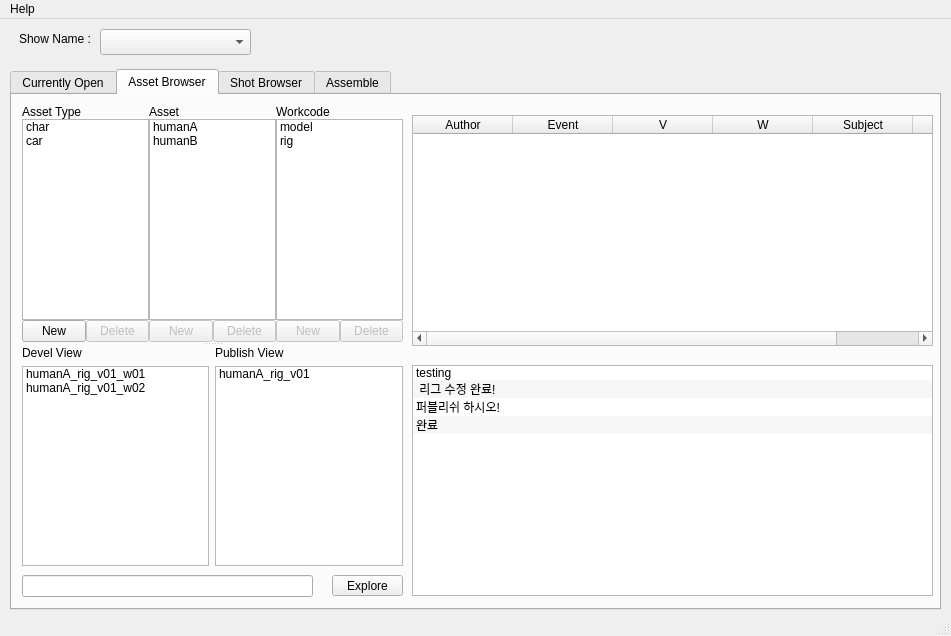
<?xml version="1.0" encoding="UTF-8"?>
<ui version="4.0">
 <class>ipipeline_GUI</class>
 <widget class="QMainWindow" name="ipipeline_GUI">
  <property name="geometry">
   <rect>
    <x>0</x>
    <y>0</y>
    <width>951</width>
    <height>636</height>
   </rect>
  </property>
  <property name="windowTitle">
   <string>iPipeline</string>
  </property>
  <widget class="QWidget" name="centralwidget">
   <widget class="QComboBox" name="projNameCombo">
    <property name="geometry">
     <rect>
      <x>100</x>
      <y>10</y>
      <width>151</width>
      <height>26</height>
     </rect>
    </property>
   </widget>
   <widget class="QLabel" name="label_16">
    <property name="geometry">
     <rect>
      <x>0</x>
      <y>10</y>
      <width>91</width>
      <height>20</height>
     </rect>
    </property>
    <property name="text">
     <string>Show Name :</string>
    </property>
    <property name="alignment">
     <set>Qt::AlignRight|Qt::AlignTrailing|Qt::AlignVCenter</set>
    </property>
   </widget>
   <widget class="QTabWidget" name="tabWidget">
    <property name="geometry">
     <rect>
      <x>10</x>
      <y>50</y>
      <width>931</width>
      <height>541</height>
     </rect>
    </property>
    <property name="currentIndex">
     <number>1</number>
    </property>
    <widget class="QWidget" name="tab">
     <attribute name="title">
      <string>Currently Open</string>
     </attribute>
     <widget class="QTextEdit" name="currOpenCommentField">
      <property name="geometry">
       <rect>
        <x>200</x>
        <y>320</y>
        <width>241</width>
        <height>111</height>
       </rect>
      </property>
     </widget>
     <widget class="QLabel" name="currOpenTitle">
      <property name="geometry">
       <rect>
        <x>10</x>
        <y>10</y>
        <width>131</width>
        <height>16</height>
       </rect>
      </property>
      <property name="text">
       <string>CURRENTLY OPEN:</string>
      </property>
     </widget>
     <widget class="QPushButton" name="currOpenSaveCommentButton">
      <property name="geometry">
       <rect>
        <x>320</x>
        <y>430</y>
        <width>121</width>
        <height>21</height>
       </rect>
      </property>
      <property name="text">
       <string>Save</string>
      </property>
     </widget>
     <widget class="QLabel" name="label_3">
      <property name="geometry">
       <rect>
        <x>200</x>
        <y>300</y>
        <width>171</width>
        <height>16</height>
       </rect>
      </property>
      <property name="text">
       <string>Currently Comment</string>
      </property>
     </widget>
     <widget class="QPushButton" name="currOpenClearCommentButton">
      <property name="geometry">
       <rect>
        <x>200</x>
        <y>430</y>
        <width>121</width>
        <height>21</height>
       </rect>
      </property>
      <property name="text">
       <string>Clear</string>
      </property>
     </widget>
     <widget class="QLabel" name="label_5">
      <property name="geometry">
       <rect>
        <x>10</x>
        <y>140</y>
        <width>62</width>
        <height>16</height>
       </rect>
      </property>
      <property name="text">
       <string>Actions</string>
      </property>
     </widget>
     <widget class="QLabel" name="label_6">
      <property name="geometry">
       <rect>
        <x>200</x>
        <y>140</y>
        <width>62</width>
        <height>16</height>
       </rect>
      </property>
      <property name="text">
       <string>History</string>
      </property>
     </widget>
     <widget class="QLineEdit" name="currOpenLocationField">
      <property name="geometry">
       <rect>
        <x>200</x>
        <y>480</y>
        <width>381</width>
        <height>22</height>
       </rect>
      </property>
      <property name="readOnly">
       <bool>true</bool>
      </property>
     </widget>
     <widget class="QPushButton" name="currOpenExploreButton">
      <property name="geometry">
       <rect>
        <x>590</x>
        <y>480</y>
        <width>114</width>
        <height>21</height>
       </rect>
      </property>
      <property name="text">
       <string>Explore</string>
      </property>
     </widget>
     <widget class="Line" name="line">
      <property name="geometry">
       <rect>
        <x>10</x>
        <y>130</y>
        <width>691</width>
        <height>16</height>
       </rect>
      </property>
      <property name="orientation">
       <enum>Qt::Horizontal</enum>
      </property>
     </widget>
     <widget class="QLabel" name="label">
      <property name="geometry">
       <rect>
        <x>150</x>
        <y>70</y>
        <width>62</width>
        <height>16</height>
       </rect>
      </property>
      <property name="text">
       <string>Prod:</string>
      </property>
     </widget>
     <widget class="QLineEdit" name="currOpenProdField">
      <property name="geometry">
       <rect>
        <x>210</x>
        <y>70</y>
        <width>101</width>
        <height>22</height>
       </rect>
      </property>
      <property name="readOnly">
       <bool>true</bool>
      </property>
     </widget>
     <widget class="QLineEdit" name="currOpenFileField">
      <property name="geometry">
       <rect>
        <x>380</x>
        <y>70</y>
        <width>71</width>
        <height>22</height>
       </rect>
      </property>
      <property name="readOnly">
       <bool>true</bool>
      </property>
     </widget>
     <widget class="QLabel" name="label_14">
      <property name="geometry">
       <rect>
        <x>470</x>
        <y>70</y>
        <width>62</width>
        <height>16</height>
       </rect>
      </property>
      <property name="text">
       <string>Version:</string>
      </property>
     </widget>
     <widget class="QLineEdit" name="currOpenVerField">
      <property name="geometry">
       <rect>
        <x>530</x>
        <y>70</y>
        <width>31</width>
        <height>22</height>
       </rect>
      </property>
      <property name="readOnly">
       <bool>true</bool>
      </property>
     </widget>
     <widget class="QLabel" name="label_19">
      <property name="geometry">
       <rect>
        <x>10</x>
        <y>100</y>
        <width>62</width>
        <height>16</height>
       </rect>
      </property>
      <property name="text">
       <string>Level 1:</string>
      </property>
     </widget>
     <widget class="QLineEdit" name="currOpenLevel1Field">
      <property name="geometry">
       <rect>
        <x>70</x>
        <y>100</y>
        <width>71</width>
        <height>22</height>
       </rect>
      </property>
      <property name="readOnly">
       <bool>true</bool>
      </property>
     </widget>
     <widget class="QLabel" name="label_26">
      <property name="geometry">
       <rect>
        <x>150</x>
        <y>100</y>
        <width>62</width>
        <height>16</height>
       </rect>
      </property>
      <property name="text">
       <string>Level 2:</string>
      </property>
     </widget>
     <widget class="QLineEdit" name="currOpenLevel2Field">
      <property name="geometry">
       <rect>
        <x>210</x>
        <y>100</y>
        <width>101</width>
        <height>22</height>
       </rect>
      </property>
      <property name="readOnly">
       <bool>true</bool>
      </property>
     </widget>
     <widget class="QLabel" name="label_27">
      <property name="geometry">
       <rect>
        <x>320</x>
        <y>100</y>
        <width>62</width>
        <height>16</height>
       </rect>
      </property>
      <property name="text">
       <string>Level 3:</string>
      </property>
     </widget>
     <widget class="QLineEdit" name="currOpenLevel3Field">
      <property name="geometry">
       <rect>
        <x>380</x>
        <y>100</y>
        <width>71</width>
        <height>22</height>
       </rect>
      </property>
      <property name="readOnly">
       <bool>true</bool>
      </property>
     </widget>
     <widget class="QLineEdit" name="currOpenWipField">
      <property name="geometry">
       <rect>
        <x>570</x>
        <y>70</y>
        <width>31</width>
        <height>22</height>
       </rect>
      </property>
      <property name="readOnly">
       <bool>true</bool>
      </property>
     </widget>
     <widget class="QTableWidget" name="currOpenHistoryTable">
      <property name="geometry">
       <rect>
        <x>200</x>
        <y>160</y>
        <width>501</width>
        <height>131</height>
       </rect>
      </property>
      <property name="editTriggers">
       <set>QAbstractItemView::NoEditTriggers</set>
      </property>
      <property name="selectionBehavior">
       <enum>QAbstractItemView::SelectRows</enum>
      </property>
      <column>
       <property name="text">
        <string>Author</string>
       </property>
      </column>
      <column>
       <property name="text">
        <string>Event</string>
       </property>
      </column>
      <column>
       <property name="text">
        <string>V</string>
       </property>
      </column>
      <column>
       <property name="text">
        <string>W</string>
       </property>
      </column>
      <column>
       <property name="text">
        <string>Subject</string>
       </property>
      </column>
      <column>
       <property name="text">
        <string>Date</string>
       </property>
      </column>
     </widget>
     <widget class="QLineEdit" name="currOpenSubjectField">
      <property name="geometry">
       <rect>
        <x>530</x>
        <y>100</y>
        <width>161</width>
        <height>22</height>
       </rect>
      </property>
      <property name="readOnly">
       <bool>true</bool>
      </property>
     </widget>
     <widget class="QLabel" name="label_28">
      <property name="geometry">
       <rect>
        <x>470</x>
        <y>100</y>
        <width>62</width>
        <height>16</height>
       </rect>
      </property>
      <property name="text">
       <string>Subject:</string>
      </property>
     </widget>
     <widget class="QLineEdit" name="currOpenProjectField">
      <property name="geometry">
       <rect>
        <x>70</x>
        <y>70</y>
        <width>71</width>
        <height>22</height>
       </rect>
      </property>
      <property name="readOnly">
       <bool>true</bool>
      </property>
     </widget>
     <widget class="QLabel" name="label_31">
      <property name="geometry">
       <rect>
        <x>10</x>
        <y>70</y>
        <width>62</width>
        <height>16</height>
       </rect>
      </property>
      <property name="text">
       <string>Project:</string>
      </property>
     </widget>
     <widget class="QLabel" name="label_10">
      <property name="geometry">
       <rect>
        <x>10</x>
        <y>40</y>
        <width>71</width>
        <height>16</height>
       </rect>
      </property>
      <property name="text">
       <string>File name:</string>
      </property>
     </widget>
     <widget class="QLabel" name="currOpenFileNameLabel">
      <property name="geometry">
       <rect>
        <x>80</x>
        <y>40</y>
        <width>611</width>
        <height>16</height>
       </rect>
      </property>
      <property name="text">
       <string/>
      </property>
     </widget>
     <widget class="QLabel" name="label_32">
      <property name="geometry">
       <rect>
        <x>320</x>
        <y>70</y>
        <width>62</width>
        <height>16</height>
       </rect>
      </property>
      <property name="text">
       <string>File:</string>
      </property>
     </widget>
     <widget class="QTextEdit" name="currOpenCommentHistoryField">
      <property name="geometry">
       <rect>
        <x>460</x>
        <y>320</y>
        <width>241</width>
        <height>111</height>
       </rect>
      </property>
     </widget>
     <widget class="QLabel" name="label_4">
      <property name="geometry">
       <rect>
        <x>460</x>
        <y>300</y>
        <width>151</width>
        <height>16</height>
       </rect>
      </property>
      <property name="text">
       <string>Selected Comment</string>
      </property>
     </widget>
     <widget class="QPushButton" name="currOpenClearSelectedCommentButton">
      <property name="geometry">
       <rect>
        <x>460</x>
        <y>430</y>
        <width>121</width>
        <height>21</height>
       </rect>
      </property>
      <property name="text">
       <string>Clear</string>
      </property>
     </widget>
     <widget class="QPushButton" name="currOpenSaveSelectedCommentButton">
      <property name="geometry">
       <rect>
        <x>580</x>
        <y>430</y>
        <width>121</width>
        <height>21</height>
       </rect>
      </property>
      <property name="text">
       <string>Save</string>
      </property>
     </widget>
     <widget class="QPushButton" name="refreshOpenedButton">
      <property name="geometry">
       <rect>
        <x>140</x>
        <y>10</y>
        <width>81</width>
        <height>27</height>
       </rect>
      </property>
      <property name="text">
       <string>Refresh Info</string>
      </property>
     </widget>
     <widget class="QPushButton" name="currOpenSaveDevelButton">
      <property name="geometry">
       <rect>
        <x>10</x>
        <y>160</y>
        <width>181</width>
        <height>25</height>
       </rect>
      </property>
      <property name="styleSheet">
       <string>background-color: rgb(98, 151, 121);</string>
      </property>
      <property name="text">
       <string>Save Devel</string>
      </property>
     </widget>
     <widget class="QPushButton" name="currOpenCloseButton">
      <property name="geometry">
       <rect>
        <x>10</x>
        <y>190</y>
        <width>181</width>
        <height>25</height>
       </rect>
      </property>
      <property name="text">
       <string>Close</string>
      </property>
     </widget>
     <widget class="QPushButton" name="currOpenSavePublishButton">
      <property name="geometry">
       <rect>
        <x>10</x>
        <y>220</y>
        <width>181</width>
        <height>25</height>
       </rect>
      </property>
      <property name="styleSheet">
       <string>background-color: rgb(39, 114, 173);</string>
      </property>
      <property name="text">
       <string>Save Publish</string>
      </property>
     </widget>
     <widget class="QGroupBox" name="groupBox">
      <property name="geometry">
       <rect>
        <x>10</x>
        <y>250</y>
        <width>181</width>
        <height>251</height>
       </rect>
      </property>
      <property name="title">
       <string>Preview </string>
      </property>
      <widget class="QLabel" name="currOpenPreviewImage">
       <property name="geometry">
        <rect>
         <x>10</x>
         <y>20</y>
         <width>164</width>
         <height>105</height>
        </rect>
       </property>
       <property name="text">
        <string>no preview</string>
       </property>
      </widget>
      <widget class="QPushButton" name="currOpenViewPlayblastButton">
       <property name="geometry">
        <rect>
         <x>90</x>
         <y>220</y>
         <width>81</width>
         <height>25</height>
        </rect>
       </property>
       <property name="text">
        <string>View</string>
       </property>
      </widget>
      <widget class="QSpinBox" name="tracPriority_spinBox">
       <property name="geometry">
        <rect>
         <x>110</x>
         <y>130</y>
         <width>61</width>
         <height>22</height>
        </rect>
       </property>
       <property name="value">
        <number>10</number>
       </property>
      </widget>
      <widget class="QLabel" name="priority_label">
       <property name="geometry">
        <rect>
         <x>10</x>
         <y>135</y>
         <width>87</width>
         <height>17</height>
        </rect>
       </property>
       <property name="text">
        <string>Tractor Priority</string>
       </property>
      </widget>
      <widget class="QPushButton" name="currOpenSnapshotButton">
       <property name="geometry">
        <rect>
         <x>10</x>
         <y>190</y>
         <width>161</width>
         <height>25</height>
        </rect>
       </property>
       <property name="text">
        <string>Take Snapshot</string>
       </property>
      </widget>
      <widget class="QPushButton" name="currOpenRecordPlayblastButton">
       <property name="geometry">
        <rect>
         <x>10</x>
         <y>220</y>
         <width>81</width>
         <height>25</height>
        </rect>
       </property>
       <property name="text">
        <string>Rec</string>
       </property>
      </widget>
      <widget class="QLabel" name="priority_label_2">
       <property name="geometry">
        <rect>
         <x>10</x>
         <y>160</y>
         <width>87</width>
         <height>17</height>
        </rect>
       </property>
       <property name="text">
        <string>Scale</string>
       </property>
      </widget>
      <widget class="QSpinBox" name="previewScale_spinBox">
       <property name="geometry">
        <rect>
         <x>110</x>
         <y>160</y>
         <width>61</width>
         <height>22</height>
        </rect>
       </property>
       <property name="minimum">
        <number>1</number>
       </property>
       <property name="maximum">
        <number>300</number>
       </property>
       <property name="value">
        <number>100</number>
       </property>
      </widget>
     </widget>
    </widget>
    <widget class="QWidget" name="tab_3">
     <attribute name="title">
      <string>Asset Browser</string>
     </attribute>
     <widget class="QSplitter" name="splitter_asset">
      <property name="geometry">
       <rect>
        <x>10</x>
        <y>10</y>
        <width>381</width>
        <height>461</height>
       </rect>
      </property>
      <property name="orientation">
       <enum>Qt::Vertical</enum>
      </property>
      <widget class="QWidget" name="layoutWidget_3">
       <layout class="QHBoxLayout">
        <property name="spacing">
         <number>0</number>
        </property>
        <property name="margin">
         <number>0</number>
        </property>
        <item>
         <layout class="QGridLayout">
          <property name="margin">
           <number>0</number>
          </property>
          <property name="spacing">
           <number>0</number>
          </property>
          <item row="0" column="0" colspan="2">
           <widget class="QLabel" name="label_17">
            <property name="text">
             <string>Asset Type</string>
            </property>
           </widget>
          </item>
          <item row="1" column="0" colspan="2">
           <widget class="QListWidget" name="assetTypeScrollList">
            <item>
             <property name="text">
              <string>char</string>
             </property>
            </item>
            <item>
             <property name="text">
              <string>car</string>
             </property>
            </item>
           </widget>
          </item>
          <item row="2" column="0">
           <widget class="QPushButton" name="assetTypeNewButton">
            <property name="text">
             <string>New</string>
            </property>
           </widget>
          </item>
          <item row="2" column="1">
           <widget class="QPushButton" name="assetTypeRemoveButton">
            <property name="enabled">
             <bool>false</bool>
            </property>
            <property name="text">
             <string>Delete</string>
            </property>
           </widget>
          </item>
         </layout>
        </item>
        <item>
         <layout class="QGridLayout">
          <property name="margin">
           <number>0</number>
          </property>
          <property name="spacing">
           <number>0</number>
          </property>
          <item row="0" column="0" colspan="2">
           <widget class="QLabel" name="label_20">
            <property name="text">
             <string>Asset</string>
            </property>
           </widget>
          </item>
          <item row="1" column="0" colspan="2">
           <widget class="QListWidget" name="assetScrollList">
            <property name="contextMenuPolicy">
             <enum>Qt::CustomContextMenu</enum>
            </property>
            <item>
             <property name="text">
              <string>humanA</string>
             </property>
            </item>
            <item>
             <property name="text">
              <string>humanB</string>
             </property>
            </item>
           </widget>
          </item>
          <item row="2" column="0">
           <widget class="QPushButton" name="assetNewButton">
            <property name="enabled">
             <bool>false</bool>
            </property>
            <property name="text">
             <string>New</string>
            </property>
           </widget>
          </item>
          <item row="2" column="1">
           <widget class="QPushButton" name="assetRemoveButton">
            <property name="enabled">
             <bool>false</bool>
            </property>
            <property name="text">
             <string>Delete</string>
            </property>
           </widget>
          </item>
         </layout>
        </item>
        <item>
         <layout class="QGridLayout">
          <property name="margin">
           <number>0</number>
          </property>
          <property name="spacing">
           <number>0</number>
          </property>
          <item row="0" column="0" colspan="2">
           <widget class="QLabel" name="label_22">
            <property name="text">
             <string>Workcode</string>
            </property>
           </widget>
          </item>
          <item row="1" column="0" colspan="2">
           <widget class="QListWidget" name="componentScrollList">
            <item>
             <property name="text">
              <string>model</string>
             </property>
            </item>
            <item>
             <property name="text">
              <string>rig</string>
             </property>
            </item>
           </widget>
          </item>
          <item row="2" column="0">
           <widget class="QPushButton" name="componentNewButton">
            <property name="enabled">
             <bool>false</bool>
            </property>
            <property name="text">
             <string>New</string>
            </property>
           </widget>
          </item>
          <item row="2" column="1">
           <widget class="QPushButton" name="componentRemoveButton">
            <property name="enabled">
             <bool>false</bool>
            </property>
            <property name="text">
             <string>Delete</string>
            </property>
           </widget>
          </item>
         </layout>
        </item>
       </layout>
      </widget>
      <widget class="QWidget" name="layoutWidget_4">
       <layout class="QGridLayout">
        <property name="margin">
         <number>0</number>
        </property>
        <property name="spacing">
         <number>6</number>
        </property>
        <item row="0" column="0">
         <widget class="QLabel" name="label_23">
          <property name="text">
           <string>Devel View</string>
          </property>
         </widget>
        </item>
        <item row="0" column="1">
         <widget class="QLabel" name="label_25">
          <property name="text">
           <string>Publish View</string>
          </property>
         </widget>
        </item>
        <item row="1" column="0">
         <widget class="QListWidget" name="assetDevelList">
          <property name="contextMenuPolicy">
           <enum>Qt::CustomContextMenu</enum>
          </property>
          <item>
           <property name="text">
            <string>humanA_rig_v01_w01</string>
           </property>
          </item>
          <item>
           <property name="text">
            <string>humanA_rig_v01_w02</string>
           </property>
          </item>
         </widget>
        </item>
        <item row="1" column="1">
         <widget class="QListWidget" name="assetPublishList">
          <property name="contextMenuPolicy">
           <enum>Qt::CustomContextMenu</enum>
          </property>
          <item>
           <property name="text">
            <string>humanA_rig_v01</string>
           </property>
          </item>
         </widget>
        </item>
       </layout>
      </widget>
     </widget>
     <widget class="QTableWidget" name="assetHistoryTable">
      <property name="geometry">
       <rect>
        <x>400</x>
        <y>20</y>
        <width>521</width>
        <height>231</height>
       </rect>
      </property>
      <property name="editTriggers">
       <set>QAbstractItemView::NoEditTriggers</set>
      </property>
      <property name="selectionBehavior">
       <enum>QAbstractItemView::SelectRows</enum>
      </property>
      <column>
       <property name="text">
        <string>Author</string>
       </property>
      </column>
      <column>
       <property name="text">
        <string>Event</string>
       </property>
      </column>
      <column>
       <property name="text">
        <string>V</string>
       </property>
      </column>
      <column>
       <property name="text">
        <string>W</string>
       </property>
      </column>
      <column>
       <property name="text">
        <string>Subject</string>
       </property>
      </column>
      <column>
       <property name="text">
        <string>Date</string>
       </property>
      </column>
     </widget>
     <widget class="QLineEdit" name="assetLocationField">
      <property name="geometry">
       <rect>
        <x>10</x>
        <y>480</y>
        <width>291</width>
        <height>22</height>
       </rect>
      </property>
      <property name="readOnly">
       <bool>true</bool>
      </property>
     </widget>
     <widget class="QPushButton" name="exploreAssetButton">
      <property name="geometry">
       <rect>
        <x>320</x>
        <y>480</y>
        <width>71</width>
        <height>21</height>
       </rect>
      </property>
      <property name="text">
       <string>Explore</string>
      </property>
     </widget>
     <widget class="QListWidget" name="listWidget">
      <property name="geometry">
       <rect>
        <x>400</x>
        <y>270</y>
        <width>521</width>
        <height>231</height>
       </rect>
      </property>
      <property name="alternatingRowColors">
       <bool>true</bool>
      </property>
      <property name="layoutMode">
       <enum>QListView::Batched</enum>
      </property>
      <property name="sortingEnabled">
       <bool>false</bool>
      </property>
      <item>
       <property name="text">
        <string notr="true">testing</string>
       </property>
      </item>
      <item>
       <property name="text">
        <string> 리그 수정 완료!</string>
       </property>
      </item>
      <item>
       <property name="text">
        <string>퍼블리쉬 하시오!</string>
       </property>
      </item>
      <item>
       <property name="text">
        <string>완료</string>
       </property>
      </item>
     </widget>
    </widget>
    <widget class="QWidget" name="tab_2">
     <attribute name="title">
      <string>Shot Browser</string>
     </attribute>
     <widget class="QTextEdit" name="shotCommentField">
      <property name="geometry">
       <rect>
        <x>520</x>
        <y>260</y>
        <width>391</width>
        <height>211</height>
       </rect>
      </property>
      <property name="readOnly">
       <bool>true</bool>
      </property>
     </widget>
     <widget class="QSplitter" name="splitter_shot">
      <property name="geometry">
       <rect>
        <x>10</x>
        <y>10</y>
        <width>501</width>
        <height>461</height>
       </rect>
      </property>
      <property name="orientation">
       <enum>Qt::Vertical</enum>
      </property>
      <widget class="QWidget" name="layoutWidget">
       <layout class="QHBoxLayout">
        <property name="spacing">
         <number>0</number>
        </property>
        <property name="margin">
         <number>0</number>
        </property>
        <item>
         <layout class="QGridLayout">
          <property name="margin">
           <number>0</number>
          </property>
          <property name="spacing">
           <number>0</number>
          </property>
          <item row="0" column="0" colspan="2">
           <widget class="QLabel" name="label_7">
            <property name="text">
             <string>Sequence</string>
            </property>
           </widget>
          </item>
          <item row="1" column="0" colspan="2">
           <widget class="QListWidget" name="sequenceScrollList"/>
          </item>
          <item row="2" column="0">
           <widget class="QPushButton" name="sequenceNewButton">
            <property name="text">
             <string>New</string>
            </property>
           </widget>
          </item>
          <item row="2" column="1">
           <widget class="QPushButton" name="sequenceRemoveButton">
            <property name="enabled">
             <bool>false</bool>
            </property>
            <property name="text">
             <string>Delete</string>
            </property>
           </widget>
          </item>
         </layout>
        </item>
        <item>
         <layout class="QGridLayout">
          <property name="margin">
           <number>0</number>
          </property>
          <property name="spacing">
           <number>0</number>
          </property>
          <item row="0" column="0" colspan="2">
           <widget class="QLabel" name="label_8">
            <property name="text">
             <string>Shot</string>
            </property>
           </widget>
          </item>
          <item row="1" column="0" colspan="2">
           <widget class="QListWidget" name="shotScrollList">
            <property name="contextMenuPolicy">
             <enum>Qt::CustomContextMenu</enum>
            </property>
           </widget>
          </item>
          <item row="2" column="0">
           <widget class="QPushButton" name="shotNewButton">
            <property name="enabled">
             <bool>false</bool>
            </property>
            <property name="text">
             <string>New</string>
            </property>
           </widget>
          </item>
          <item row="2" column="1">
           <widget class="QPushButton" name="shotRemoveButton">
            <property name="enabled">
             <bool>false</bool>
            </property>
            <property name="text">
             <string>Delete</string>
            </property>
           </widget>
          </item>
         </layout>
        </item>
        <item>
         <layout class="QGridLayout">
          <property name="margin">
           <number>0</number>
          </property>
          <property name="spacing">
           <number>0</number>
          </property>
          <item row="0" column="0" colspan="2">
           <widget class="QLabel" name="label_9">
            <property name="text">
             <string>Workcode</string>
            </property>
           </widget>
          </item>
          <item row="1" column="0" colspan="2">
           <widget class="QListWidget" name="shotComponentScrollList"/>
          </item>
          <item row="2" column="0">
           <widget class="QPushButton" name="shotComponentNewButton">
            <property name="enabled">
             <bool>false</bool>
            </property>
            <property name="text">
             <string>New</string>
            </property>
           </widget>
          </item>
          <item row="2" column="1">
           <widget class="QPushButton" name="shotComponentRemoveButton">
            <property name="enabled">
             <bool>false</bool>
            </property>
            <property name="text">
             <string>Delete</string>
            </property>
           </widget>
          </item>
         </layout>
        </item>
       </layout>
      </widget>
      <widget class="QWidget" name="layoutWidget_2">
       <layout class="QGridLayout">
        <property name="margin">
         <number>0</number>
        </property>
        <property name="spacing">
         <number>6</number>
        </property>
        <item row="0" column="0">
         <widget class="QLabel" name="label_29">
          <property name="text">
           <string>Devel View</string>
          </property>
         </widget>
        </item>
        <item row="0" column="1">
         <widget class="QLabel" name="label_30">
          <property name="text">
           <string>Publish View</string>
          </property>
         </widget>
        </item>
        <item row="1" column="0">
         <widget class="QListWidget" name="shotDevelList">
          <property name="contextMenuPolicy">
           <enum>Qt::CustomContextMenu</enum>
          </property>
         </widget>
        </item>
        <item row="1" column="1">
         <widget class="QListWidget" name="shotPublishList">
          <property name="contextMenuPolicy">
           <enum>Qt::CustomContextMenu</enum>
          </property>
         </widget>
        </item>
       </layout>
      </widget>
     </widget>
     <widget class="QTableWidget" name="shotHistoryTable">
      <property name="geometry">
       <rect>
        <x>520</x>
        <y>10</y>
        <width>391</width>
        <height>241</height>
       </rect>
      </property>
      <property name="editTriggers">
       <set>QAbstractItemView::NoEditTriggers</set>
      </property>
      <property name="selectionBehavior">
       <enum>QAbstractItemView::SelectRows</enum>
      </property>
      <row>
       <property name="text">
        <string>01</string>
       </property>
      </row>
      <column>
       <property name="text">
        <string>ID</string>
       </property>
      </column>
      <column>
       <property name="text">
        <string>Name</string>
       </property>
      </column>
      <column>
       <property name="text">
        <string>V</string>
       </property>
      </column>
      <column>
       <property name="text">
        <string>W</string>
       </property>
      </column>
      <column>
       <property name="text">
        <string>Subject</string>
       </property>
      </column>
      <column>
       <property name="text">
        <string>Status</string>
       </property>
      </column>
      <column>
       <property name="text">
        <string>Date</string>
       </property>
      </column>
      <item row="0" column="0">
       <property name="text">
        <string>오호준</string>
       </property>
      </item>
      <item row="0" column="1">
       <property name="text">
        <string>WIP</string>
       </property>
      </item>
      <item row="0" column="2">
       <property name="text">
        <string/>
       </property>
      </item>
     </widget>
     <widget class="QLineEdit" name="shotLocationField">
      <property name="geometry">
       <rect>
        <x>10</x>
        <y>480</y>
        <width>381</width>
        <height>22</height>
       </rect>
      </property>
      <property name="readOnly">
       <bool>true</bool>
      </property>
     </widget>
     <widget class="QPushButton" name="exploreShotButton">
      <property name="geometry">
       <rect>
        <x>400</x>
        <y>480</y>
        <width>114</width>
        <height>21</height>
       </rect>
      </property>
      <property name="text">
       <string>Explore</string>
      </property>
     </widget>
    </widget>
    <widget class="QWidget" name="tab_4">
     <attribute name="title">
      <string>Assemble</string>
     </attribute>
    </widget>
   </widget>
  </widget>
  <widget class="QMenuBar" name="menubar">
   <property name="geometry">
    <rect>
     <x>0</x>
     <y>0</y>
     <width>951</width>
     <height>21</height>
    </rect>
   </property>
   <widget class="QMenu" name="menuFile">
    <property name="title">
     <string>Help</string>
    </property>
    <addaction name="actionIPipeline_Wiki"/>
    <addaction name="actionWhatsnew"/>
   </widget>
   <addaction name="menuFile"/>
  </widget>
  <widget class="QStatusBar" name="ip_statusBar"/>
  <action name="actionIPipeline_Wiki">
   <property name="text">
    <string>iPipeline Wiki</string>
   </property>
  </action>
  <action name="actionNotice">
   <property name="text">
    <string>Notice</string>
   </property>
  </action>
  <action name="actionWhatsnew">
   <property name="text">
    <string>History</string>
   </property>
  </action>
 </widget>
 <resources/>
 <connections/>
</ui>
